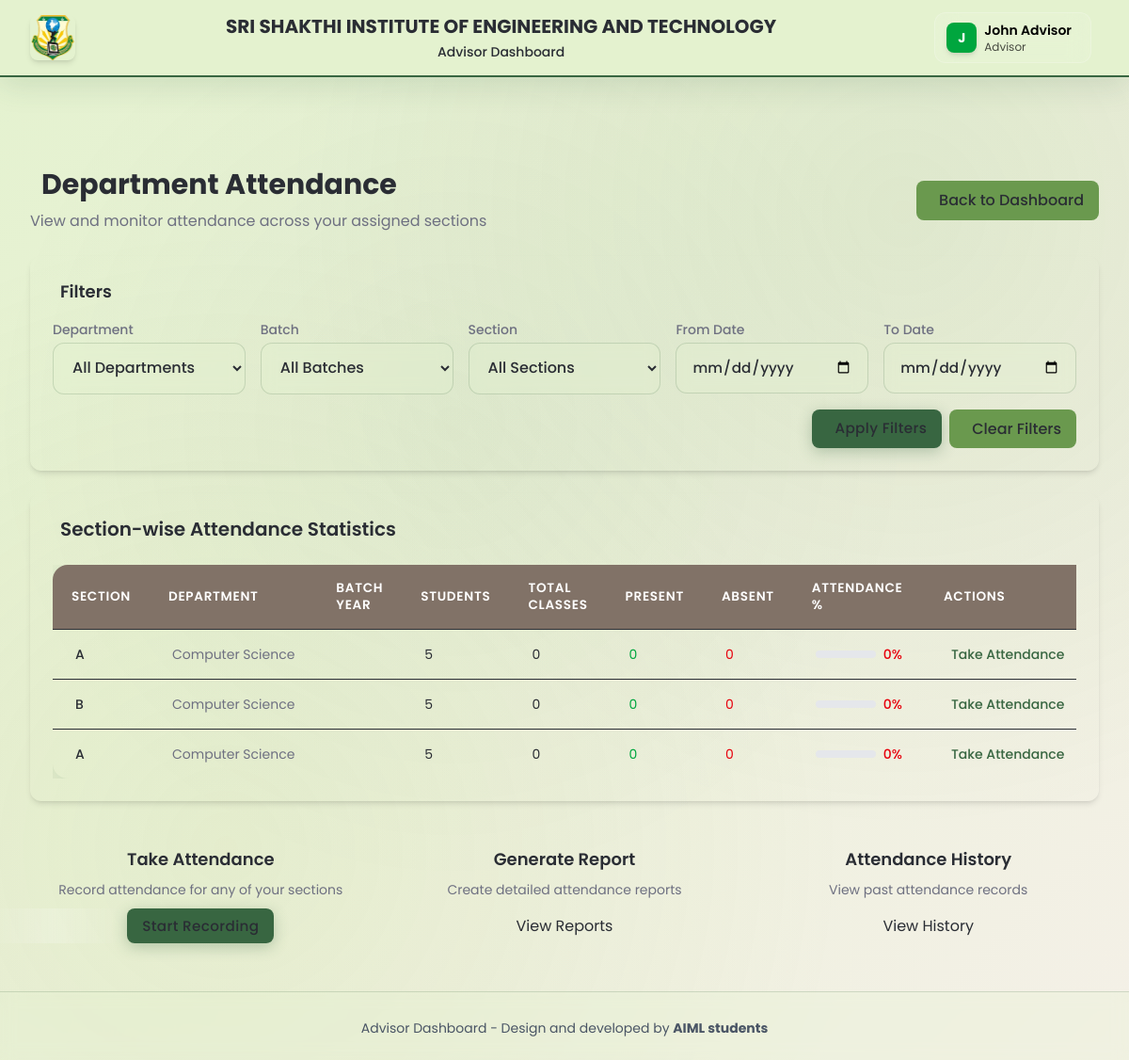
The page /advisor/department-attendance/ (signed in) on the database its author committed.
### core/models.py (models this page shows, shortened)
class TimestampedModel(models.Model):
    created_at = models.DateTimeField(auto_now_add=True)
    updated_at = models.DateTimeField(auto_now=True)
    class Meta:
        abstract = True

class Section(TimestampedModel):
    section_id = models.AutoField(primary_key=True)
    batch = models.ForeignKey(
        Batch,
        on_delete=models.CASCADE,
        db_column='batch_id'
    )
    section_name = models.CharField(max_length=10)
    class Meta:
        db_table = 'Sections'
        verbose_name = 'Section'
        verbose_name_plural = 'Sections'
        unique_together = ['batch', 'section_name']

class Batch(TimestampedModel):
    batch_id = models.AutoField(primary_key=True)
    dept = models.ForeignKey(
        Department,
        on_delete=models.CASCADE,
        db_column='dept_id'
    )
    batch_year = models.PositiveIntegerField(
        help_text="Graduation year (e.g., 2027, 2028)"
    )
    class Meta:
        db_table = 'Batches'
        verbose_name = 'Batch'
        verbose_name_plural = 'Batches'
        unique_together = ['dept', 'batch_year']

class Department(TimestampedModel):
    dept_id = models.IntegerField(primary_key=True, unique=True, help_text="Department ID (manually assigned)")
    dept_name = models.CharField(max_length=100, unique=True)
    class Meta:
        db_table = 'Departments'
        verbose_name = 'Department'
        verbose_name_plural = 'Departments'

### advisor_dashboard/views.py (the view)
# urls.py: path('department-attendance/', views.department_attendance, name='department_attendance'),
@login_required
def department_attendance(request):
    if not check_advisor_permission(request.user):
        messages.error(request, "Access denied. You don't have advisor permissions.")
        return redirect("auth:login")
    advisor = get_advisor_profile(request.user)
    if not advisor:
        messages.error(request, "No advisor profile found. Contact admin to create your advisor profile.")
        return redirect("advisor_dashboard:dashboard")
    department_id = request.GET.get('department')
    batch_id = request.GET.get('batch')
    section_id = request.GET.get('section')
    date_from = request.GET.get('date_from')
    date_to = request.GET.get('date_to')
    students = advisor.get_assigned_students()
    sections = advisor.get_assigned_sections()
    if department_id:
        sections = sections.filter(batch__dept_id=department_id)
        students = students.filter(section__batch__dept_id=department_id)
    if batch_id:
        sections = sections.filter(batch_id=batch_id)
        students = students.filter(section__batch_id=batch_id)
    if section_id:
        sections = sections.filter(id=section_id)
        students = students.filter(section_id=section_id)
    attendance_query = Attendance.objects.filter(student__in=students)
    if date_from:
        attendance_query = attendance_query.filter(timetable__date__gte=date_from)
    if date_to:
        attendance_query = attendance_query.filter(timetable__date__lte=date_to)
    section_stats = []
    for section in sections:
        section_students = students.filter(section=section)
        section_attendance = attendance_query.filter(student__in=section_students)
        total_classes = section_attendance.count()
        present_count = section_attendance.filter(is_present=True).count()
        percentage = (present_count / total_classes * 100) if total_classes > 0 else 0
        section_stats.append({
            'section': section,
            'student_count': section_students.count(),
            'total_classes': total_classes,
            'present_count': present_count,
            'absent_count': total_classes - present_count,
            'percentage': round(percentage, 1)
        })
    context = {
        'user': request.user,
        'advisor': advisor,
        'assigned_departments': advisor.departments.all(),
        'assigned_batches': advisor.batches.all(),
        'assigned_sections': advisor.get_assigned_sections(),
        'section_stats': section_stats,
        'filters': {
            'department_id': department_id,
            'batch_id': batch_id,
            'section_id': section_id,
            'date_from': date_from,
            'date_to': date_to,
        }
    }
    return render(request, 'advisor_dashboard/department_attendance.html', context)

### Frontend/templates/advisor_dashboard/department_attendance.html (shortened to what this page needs)
{% extends 'advisor_dashboard/advisor_base.html' %}
{% block content %}
<div class="space-y-6">
  <div class="flex items-center justify-between">
    <div>
      <h1 class="text-3xl font-bold text-[var(--text-primary)]">
        Department Attendance
      </h1>
      <p class="text-[var(--text-secondary)] mt-2">View and monitor attendance across your assigned sections</p>
    </div>
    <a href="{% url 'advisor_dashboard:dashboard' %}" class="btn btn-secondary">
      Back to Dashboard
    </a>
  </div>
  <div class="bg-[var(--bg-secondary)] rounded-xl p-6 shadow-md">
    <h3 class="text-lg font-semibold text-[var(--text-primary)] mb-4">
      Filters
    </h3>
    <form method="get" class="grid grid-cols-1 md:grid-cols-5 gap-4">
      <div>
        <label for="department" class="block text-sm font-medium text-[var(--text-secondary)] mb-1">Department</label>
        <select name="department" id="department" class="form-select w-full">
          <option value="">All Departments</option>
        </select>
      </div>
      <div>
        <label for="batch" class="block text-sm font-medium text-[var(--text-secondary)] mb-1">Batch</label>
        <select name="batch" id="batch" class="form-select w-full">
          <option value="">All Batches</option>
        </select>
      </div>
      <div>
        <label for="section" class="block text-sm font-medium text-[var(--text-secondary)] mb-1">Section</label>
        <select name="section" id="section" class="form-select w-full">
          <option value="">All Sections</option>
        </select>
      </div>
      <div>
        <label for="date_from" class="block text-sm font-medium text-[var(--text-secondary)] mb-1">From Date</label>
        <input type="date" name="date_from" id="date_from" value="{{ filters.date_from }}" class="form-input w-full">
      </div>
      <div>
        <label for="date_to" class="block text-sm font-medium text-[var(--text-secondary)] mb-1">To Date</label>
        <input type="date" name="date_to" id="date_to" value="{{ filters.date_to }}" class="form-input w-full">
      </div>
      <div class="md:col-span-5 flex justify-end space-x-2">
        <button type="submit" class="btn btn-primary">
          Apply Filters
        </button>
        <a href="{% url 'advisor_dashboard:department_attendance' %}" class="btn btn-secondary">
          Clear Filters
        </a>
      </div>
    </form>
  </div>
  <div class="bg-[var(--bg-secondary)] rounded-xl shadow-md">
    <div class="p-6">
      <h3 class="text-xl font-semibold text-[var(--text-primary)] mb-6">
        Section-wise Attendance Statistics
      </h3>
      {% if section_stats %}
        <div class="overflow-x-auto">
          <table class="min-w-full divide-y divide-[var(--border)]">
            <thead class="bg-[var(--bg-primary)]">
              <tr>
                <th class="px-6 py-3 text-left text-xs font-medium text-[var(--text-secondary)] uppercase tracking-wider">
                  Section
                </th>
                <th class="px-6 py-3 text-left text-xs font-medium text-[var(--text-secondary)] uppercase tracking-wider">
                  Department
                </th>
                <th class="px-6 py-3 text-left text-xs font-medium text-[var(--text-secondary)] uppercase tracking-wider">
                  Batch Year
                </th>
                <th class="px-6 py-3 text-left text-xs font-medium text-[var(--text-secondary)] uppercase tracking-wider">
                  Students
                </th>
                <th class="px-6 py-3 text-left text-xs font-medium text-[var(--text-secondary)] uppercase tracking-wider">
                  Total Classes
                </th>
                <th class="px-6 py-3 text-left text-xs font-medium text-[var(--text-secondary)] uppercase tracking-wider">
                  Present
                </th>
                <th class="px-6 py-3 text-left text-xs font-medium text-[var(--text-secondary)] uppercase tracking-wider">
                  Absent
                </th>
                <th class="px-6 py-3 text-left text-xs font-medium text-[var(--text-secondary)] uppercase tracking-wider">
                  Attendance %
                </th>
                <th class="px-6 py-3 text-left text-xs font-medium text-[var(--text-secondary)] uppercase tracking-wider">
                  Actions
                </th>
              </tr>
            </thead>
            <tbody class="bg-[var(--bg-secondary)] divide-y divide-[var(--border)]">
              {% for stat in section_stats %}
              <tr class="hover:bg-[var(--bg-primary)] transition-colors duration-200">
                <td class="px-6 py-4 whitespace-nowrap">
                  <div class="text-sm font-medium text-[var(--text-primary)]">{{ stat.section.section_name }}</div>
                </td>
                <td class="px-6 py-4 whitespace-nowrap">
                  <div class="text-sm text-[var(--text-secondary)]">{{ stat.section.batch.dept.dept_name }}</div>
                </td>
                <td class="px-6 py-4 whitespace-nowrap">
                </td>
                <td class="px-6 py-4 whitespace-nowrap">
                  <div class="text-sm text-[var(--text-primary)]">{{ stat.student_count }}</div>
                </td>
                <td class="px-6 py-4 whitespace-nowrap">
                  <div class="text-sm text-[var(--text-primary)]">{{ stat.total_classes }}</div>
                </td>
                <td class="px-6 py-4 whitespace-nowrap">
                  <div class="text-sm text-green-600">{{ stat.present_count }}</div>
                </td>
                <td class="px-6 py-4 whitespace-nowrap">
                  <div class="text-sm text-red-600">{{ stat.absent_count }}</div>
                </td>
                <td class="px-6 py-4 whitespace-nowrap">
                  <div class="flex items-center">
                    <div class="w-16 bg-gray-200 rounded-full h-2 mr-2">
                    </div>
                    <span class="text-sm font-medium text-{% if stat.percentage >= 80 %}green{% elif stat.percentage >= 60 %}yellow{% else %}red{% endif %}-600">
                      {{ stat.percentage }}%
                    </span>
                  </div>
                </td>
                <td class="px-6 py-4 whitespace-nowrap text-right text-sm font-medium">
                  <a href="{% url 'advisor_dashboard:attendance' %}?section={{ stat.section.id }}"
                     class="text-[var(--primary)] hover:text-purple-900 mr-3">
                    Take Attendance
                  </a>
                </td>
              </tr>
              {% endfor %}
            </tbody>
          </table>
        </div>
      {% endif %}
    </div>
  </div>
  <div class="grid grid-cols-1 md:grid-cols-3 gap-6">
    <div class="bg-[var(--bg-secondary)] rounded-xl p-6 text-center">
      <h3 class="text-lg font-semibold text-[var(--text-primary)] mb-2">Take Attendance</h3>
      <p class="text-sm text-[var(--text-secondary)] mb-4">Record attendance for any of your sections</p>
      <a href="{% url 'advisor_dashboard:attendance' %}" class="btn btn-primary w-full">
        Start Recording
      </a>
    </div>
    <div class="bg-[var(--bg-secondary)] rounded-xl p-6 text-center">
      <h3 class="text-lg font-semibold text-[var(--text-primary)] mb-2">Generate Report</h3>
      <p class="text-sm text-[var(--text-secondary)] mb-4">Create detailed attendance reports</p>
      <a href="{% url 'advisor_dashboard:reports' %}" class="btn btn-info w-full">
        View Reports
      </a>
    </div>
    <div class="bg-[var(--bg-secondary)] rounded-xl p-6 text-center">
      <h3 class="text-lg font-semibold text-[var(--text-primary)] mb-2">Attendance History</h3>
      <p class="text-sm text-[var(--text-secondary)] mb-4">View past attendance records</p>
      <a href="{% url 'advisor_dashboard:attendance_history' %}" class="btn btn-success w-full">
        View History
      </a>
    </div>
  </div>
</div>
{% endblock %}

### Frontend/templates/advisor_dashboard/advisor_base.html (shortened to what this page needs)
<!DOCTYPE html>
<html lang="en" class="h-full">
<head>
  {% load static %}
  <link rel="stylesheet" href="https://cdn.jsdelivr.net/npm/iconoir@latest/css/iconoir.css">
  <link rel="stylesheet" href="{% static 'css/glassmorphic-theme.css' %}">
  <link rel="stylesheet" href="{% static 'css/glassmorphic-components.css' %}">
  <link rel="stylesheet" href="{% static 'css/advisor-unified-ui.css' %}">
    <link rel="stylesheet" href="{% static 'css/custom-theme.css' %}">
  <script src="https://cdn.jsdelivr.net/npm/@tailwindcss/browser@4"></script>
</head>
<body class="glassmorphic-body min-h-screen">
  <header class="fixed top-0 z-50 w-full header-bg shadow-lg">
    <div class="max-w-7xl mx-auto px-4 sm:px-6 lg:px-8">
      <div class="flex items-center justify-between h-16 md:h-20">
        <div class="flex items-center space-x-3">
          <a href="{% url 'advisor_dashboard:dashboard' %}"
            class="flex items-center hover:opacity-80 transition-opacity">
            <img src="{% static 'img/image.png' %}" alt="Logo" class="h-10 w-10 md:h-12 md:w-12 rounded-lg shadow-md" />
          </a>
        </div>
        <div class="flex-1 text-center px-4 md:px-8">
          <h1 class="text-sm md:text-lg lg:text-xl font-bold glassmorphic-text-primary leading-tight">
            SRI SHAKTHI INSTITUTE OF ENGINEERING AND TECHNOLOGY
          </h1>
          <p class="text-xs md:text-sm glassmorphic-text-secondary font-medium mt-1">
            Advisor Dashboard
          </p>
        </div>
        <div class="flex items-center space-x-2">
          {% if user.is_authenticated %}
          <div class="hidden lg:block relative ml-2">
            <button id="userMenuButton"
              class="user-menu-btn flex items-center space-x-2 px-3 py-2 rounded-xl bg-white/10 backdrop-blur-md border border-white/20 hover:bg-white/20 transition-all duration-200">
              <div
                class="h-8 w-8 bg-green-600 rounded-lg flex items-center justify-center shadow-md">
                <span class="text-white font-bold text-sm">{{ user.first_name.0|default:user.username.0|upper }}</span>
              </div>
              <div class="hidden md:block text-left">
                <p class="text-sm font-semibold text-black">{{ user.get_full_name|default:user.username }}</p>
                <p class="text-xs text-black/70">Advisor</p>
              </div>
            </button>
          </div>
          {% endif %}
        </div>
      </div>
    </div>
  </header>
  <main class="pt-20 md:pt-24 pb-8">
    <div class="max-w-7xl mx-auto px-4 sm:px-6 lg:px-8">
      {% block content %}{% endblock %}
    </div>
  </main>
  <footer class="bg-white border-t border-gray-200 mt-auto">
    <div class="max-w-7xl mx-auto px-4 sm:px-6 lg:px-8 py-6">
      <div class="text-center text-sm text-gray-600">
        <p class="mt-1">Advisor Dashboard - Design and developed by <b style="font-weight: bold;">AIML students</b></p>
      </div>
    </div>
  </footer>
</body>
</html>

### rows shown on the page
Section: section.section_name "A", section.batch.dept.dept_name "Computer Science", student_count "5", total_classes "0", present_count "0", absent_count "0", percentage "0"
Section: section.section_name "B", section.batch.dept.dept_name "Computer Science", student_count "5", total_classes "0", present_count "0", absent_count "0", percentage "0"
Section: section.section_name "A", section.batch.dept.dept_name "Computer Science", student_count "5", total_classes "0", present_count "0", absent_count "0", percentage "0"

### other values the page prints
{{ user.first_name.0|default:user.username.0|upper }} "J"
{{ user.get_full_name|default:user.username }} "John Advisor"
